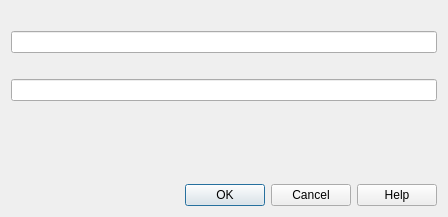
<?xml version="1.0" encoding="UTF-8"?>
<ui version="4.0">
 <class>TextEditDialog</class>
 <widget class="QDialog" name="TextEditDialog">
  <property name="geometry">
   <rect>
    <x>0</x>
    <y>0</y>
    <width>448</width>
    <height>217</height>
   </rect>
  </property>
  <property name="windowTitle">
   <string>Little Navmap</string>
  </property>
  <layout class="QVBoxLayout" name="verticalLayout">
   <item>
    <widget class="QLabel" name="label">
     <property name="text">
      <string/>
     </property>
     <property name="wordWrap">
      <bool>false</bool>
     </property>
     <property name="textInteractionFlags">
      <set>Qt::LinksAccessibleByMouse|Qt::TextSelectableByMouse</set>
     </property>
    </widget>
   </item>
   <item>
    <widget class="QLineEdit" name="lineEdit"/>
   </item>
   <item>
    <widget class="QLabel" name="label2">
     <property name="text">
      <string/>
     </property>
     <property name="wordWrap">
      <bool>false</bool>
     </property>
     <property name="textInteractionFlags">
      <set>Qt::LinksAccessibleByMouse|Qt::TextSelectableByMouse</set>
     </property>
    </widget>
   </item>
   <item>
    <widget class="QLineEdit" name="lineEdit2"/>
   </item>
   <item>
    <widget class="QLabel" name="label3">
     <property name="text">
      <string/>
     </property>
     <property name="textInteractionFlags">
      <set>Qt::LinksAccessibleByMouse|Qt::TextSelectableByMouse</set>
     </property>
    </widget>
   </item>
   <item>
    <spacer name="verticalSpacer">
     <property name="orientation">
      <enum>Qt::Vertical</enum>
     </property>
     <property name="sizeHint" stdset="0">
      <size>
       <width>20</width>
       <height>40</height>
      </size>
     </property>
    </spacer>
   </item>
   <item>
    <widget class="QDialogButtonBox" name="buttonBox">
     <property name="orientation">
      <enum>Qt::Horizontal</enum>
     </property>
     <property name="standardButtons">
      <set>QDialogButtonBox::Cancel|QDialogButtonBox::Help|QDialogButtonBox::Ok</set>
     </property>
    </widget>
   </item>
  </layout>
 </widget>
 <resources/>
 <connections/>
</ui>
